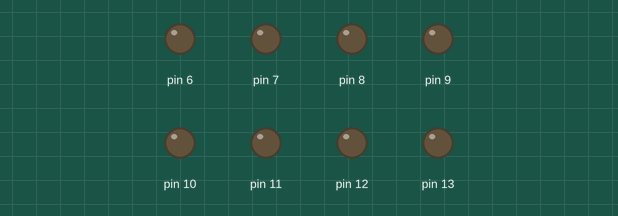
Simulated run of this sketch. Board: Arduino Uno, built with avr-gcc and run on an emulated ATmega328P. Shown: output pins drawn as LEDs (lit = HIGH).

Above: at 0.3 s.
At 0.9 s:
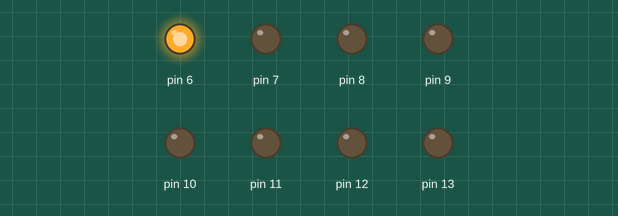
At 3.3 s:
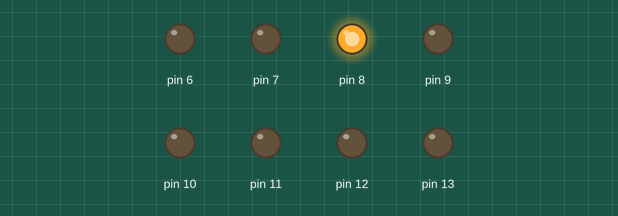
At 5.7 s:
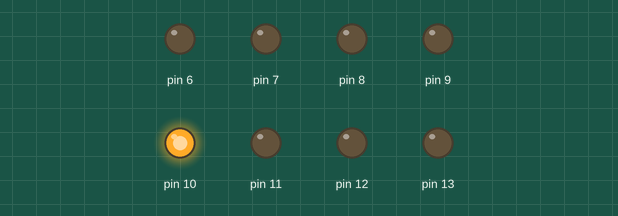
At 8.1 s:
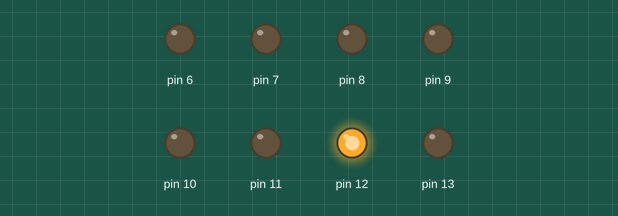
At 11.7 s:
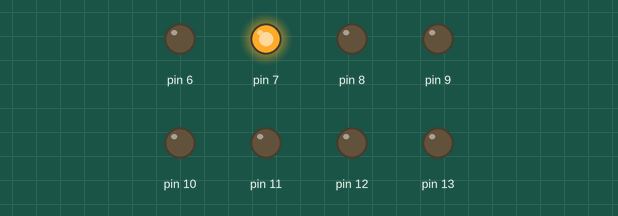
Timing chart, 0 to 12.5 s (numbered marks = the images above):
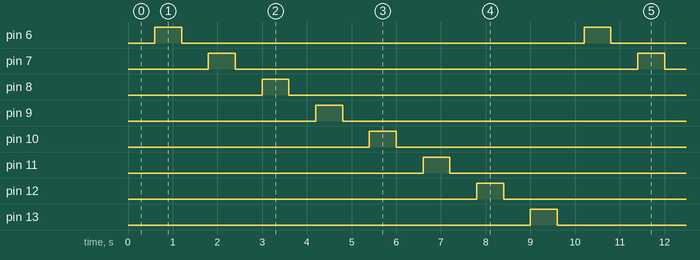

Measured:
- by itself, pin 6–13: alternates HIGH for 0.60 s and LOW for 9.0 s
- by itself, everything shown: repeats every 9.6 s, in 16 steps

The sketch:

loop.ino
```cpp
/* Flashing LED
*  ------------
*
* turns on and off a set of light emitting diodes connected to
* digital pins 2 - 13

* Created 3 February 2012
* Derek Knight
*/


void setup()
{
// Set digital pins 6-13 as outputs
  pinMode(6, OUTPUT);
  pinMode(7, OUTPUT);
  pinMode(8, OUTPUT);
  pinMode(9, OUTPUT);
  pinMode(10, OUTPUT);
  pinMode(11, OUTPUT);
  pinMode(12, OUTPUT);
  pinMode(13, OUTPUT);
}

void loop()
{
  for (int ledPin=6; ledPin < 14; ledPin++)
  {
    delay(600);                 // waits for a while
    digitalWrite(ledPin, HIGH); // sets the LED on
    delay(600);                 // waits for a while
    digitalWrite(ledPin, LOW);  // sets the LED off
  }
}
```
